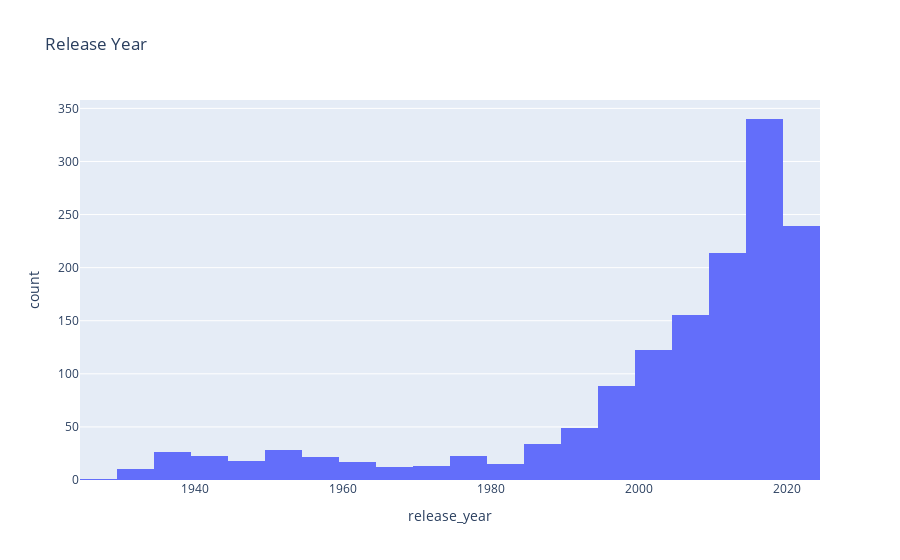

The cell this chart's notebook holds for it:
### Markdown cell above
#### Release Year

### Code cell
px.histogram(df, "release_year", title="Release Year")

### Figure 1 — Plotly figure (JSON) as saved in the notebook; plotly's stock layout.template omitted (floating-point values rounded to 4 significant figures; data arrays with more than 128 entries replaced by an {"elided": "..."} marker saying what was removed)
{"data": [{"alignmentgroup": "True", "bingroup": "x", "hovertemplate": "release_year=%{x}<br>count=%{y}<extra></extra>", "legendgroup": "", "marker": {"color": "#636efa", "pattern": {"shape": ""}}, "name": "", "offsetgroup": "", "orientation": "v", "showlegend": false, "type": "histogram", "x": {"elided": "1450 int values"}, "xaxis": "x", "yaxis": "y"}], "layout": {"barmode": "relative", "legend": {"tracegroupgap": 0}, "title": {"text": "Release Year"}, "xaxis": {"anchor": "y", "domain": [0, 1], "title": {"text": "release_year"}}, "yaxis": {"anchor": "x", "domain": [0, 1], "title": {"text": "count"}}}}
